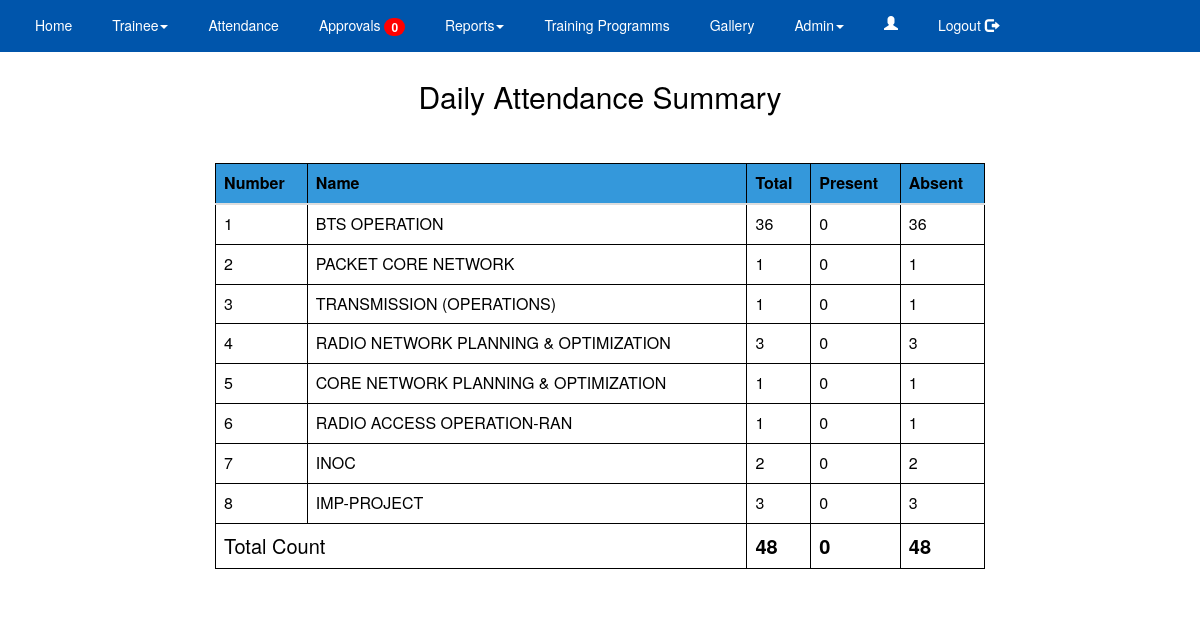
Page /index1.php (signed in) on the committed database.
### tables this page shows
CREATE TABLE IF NOT EXISTS `tbl_division` (
  `tblDivisionID` int(5) NOT NULL AUTO_INCREMENT,
  `Name` varchar(255) NOT NULL,
  `Division_Head` varchar(50) NOT NULL,
  `Contact_Number` varchar(10) NOT NULL,
  `Email` varchar(255) NOT NULL,
  `Location` varchar(50) NOT NULL,
  `flag` text NOT NULL,
  PRIMARY KEY (`tblDivisionID`)
);

### index1.php (the view, shortened to what this page needs)
<?php include("db.php");
$sql="SELECT tblDivisionID,COUNT(tblDivisionID) FROM tbl_division GROUP BY tblDivisionID";
$resultSet= $con->query($sql);
?>
<html>
<head>
    <?php
    include("header.php");
	$sql9 = "UPDATE tbl_trainee SET flag='INACTIVE' WHERE edate < CURRENT_DATE() AND flag !='PENDING' ";
	$con->query($sql9);
    ?>
</head>
<body>
<div class="hero-image">
    <center>
        <br><br><br>
        <h2 class ="a"style=" color: black;">Daily Attendance Summary</h2>
        <div class="container col-md-8 col-md-offset-2">
            <form action="RegisterAction">
                <br>
                <br>
                <table class="table table-borderd table-responsive " style=" color: black;" BORDER=1 BORDERCOLOR=black >
                    <thead >
                        <tr bgcolor="#3498DB">
                            <th style=" color: black;">Number</th>
                            <th style=" color: black;">Name</th>
                            <th style=" color: black;">Total</th>
                            <th style=" color: black;">Present</th>
                            <th style=" color: black;">Absent</th>
                        </tr>
                    </thead>
                    <tbody>
                        <?php
                        $rowcount=1;
                        $sql="SELECT tblDivisionID,COUNT(tblDivisionID) FROM tbl_trainee  WHERE  flag='ACTIVE' GROUP BY tblDivisionID" ;
                        $resultSet= $con->query($sql);
                        $tblDivisionID1=$present_count=$tota_count="";
                        $tot_present_count=$total_count=$tot_absent=0;
                        if ($resultSet->num_rows >=1):
                            while( $rows = $resultSet-> fetch_assoc()):?>
                            <tr style=" color: black;">
                                <td><?php echo $rowcount++; ?></td>
                                <td><?php
                                $sql1="SELECT * FROM tbl_division WHERE tblDivisionID='".$rows["tblDivisionID"]."' ";
                                $resultSet1= $con->query($sql1);
                                if ($resultSet1->num_rows >=1){
                                    while( $rows1 = $resultSet1-> fetch_assoc()){
                                        echo $rows1["Name"];
                                    }
                                } ?>
                            </td>
                            <td><?php
                            echo $rows["COUNT(tblDivisionID)"];
                            $tota_count = $rows["COUNT(tblDivisionID)"];
                            $total_count = $total_count + $tota_count;
                            ?>
                        </td>
                        <td><?php
                        $date = date('Y-m-d')." ".'08:00:00';
                        $sql2="SELECT COUNT(tblDivisionID) FROM tbl_attendence WHERE tblDivisionID='".$rows["tblDivisionID"]."' AND CurrentDate='".$date."' ";
                        $resultSet2= $con->query($sql2);
                        if ($resultSet2->num_rows >=1){
                            while( $rows2 = $resultSet2-> fetch_assoc()){
                                echo $rows2["COUNT(tblDivisionID)"];
                                $present_count = $rows2["COUNT(tblDivisionID)"];
                                $tot_present_count = $tot_present_count+$present_count;
                            }
                        }
                        ?>
                    </td>
                    <td><?php echo $tota_count-$present_count;
                    $tot_absent = $tot_absent +($tota_count-$present_count);
                    ?></td>
                </tr>
            <?php endwhile;
        endif;
        ?>
        <tr>
            <td colspan="2" style=" color: black;font-size: 20px;">Total Count</td>
            <td style=" color: black;font-size: 20px; font-weight: bold;"><?php echo $total_count; ?></td>
            <td style=" color: black;font-size: 20px; font-weight: bold;"><?php echo $tot_present_count; ?></td>
            <td style=" color: black;font-size: 20px; font-weight: bold;"><?php echo $tot_absent; ?></td>
        </tr>
    </tbody>
</table>
</form>
</div>
</center>
</div>
</body>
</html>

### index1.php (style rules this page uses)
.hero-image { height: 100%; background-position: center; background-repeat: no-repeat; background-size: cover; position: relative; background-color: #7590ba; }

### header.php (style rules this page uses)
.hero-image { background-color: white; }

### rows in the picture
tbl_division: Name "BTS OPERATION"
tbl_division: Name "PACKET CORE NETWORK"
tbl_division: Name "TRANSMISSION (OPERATIONS)"
tbl_division: Name "RADIO NETWORK PLANNING & OPTIMIZATION"
tbl_division: Name "CORE NETWORK PLANNING & OPTIMIZATION"
tbl_division: Name "RADIO ACCESS OPERATION-RAN"
tbl_division: Name "INOC"
tbl_division: Name "IMP-PROJECT"

### other values in the picture
$count "0"
$rows["COUNT(tblDivisionID)"] "36"
$rows2["COUNT(tblDivisionID)"] "0"
$tota_count-$present_count "36"
$rows["COUNT(tblDivisionID)"] "1"
$tota_count-$present_count "1"
$rows["COUNT(tblDivisionID)"] "3"
$tota_count-$present_count "3"
$rows["COUNT(tblDivisionID)"] "2"
$tota_count-$present_count "2"
$total_count "48"
$tot_present_count "0"
$tot_absent "48"
